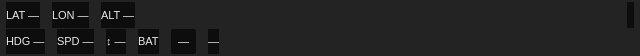
<?xml version="1.0" encoding="UTF-8"?>
<ui version="4.0">
 <class>TelemetryHud</class>
 <widget class="QWidget" name="TelemetryHud">
  <property name="geometry">
   <rect>
    <x>0</x>
    <y>0</y>
    <width>640</width>
    <height>56</height>
   </rect>
  </property>
  <property name="styleSheet">
   <string notr="true">QWidget { background-color: rgba(0, 0, 0, 160); color: #e8e8e8; }
QLabel { font-family: &quot;Consolas&quot;, &quot;Courier New&quot;, monospace; font-size: 11px; }
QLabel#staleBadge { color: #ff8080; font-weight: bold; }
QLabel#batteryChip { padding-left: 4px; padding-right: 4px; border-radius: 2px; }</string>
  </property>
  <layout class="QVBoxLayout" name="hudLayout">
   <property name="spacing">
    <number>1</number>
   </property>
   <property name="leftMargin">
    <number>6</number>
   </property>
   <property name="topMargin">
    <number>2</number>
   </property>
   <property name="rightMargin">
    <number>6</number>
   </property>
   <property name="bottomMargin">
    <number>2</number>
   </property>
   <item>
    <layout class="QHBoxLayout" name="row1Layout">
     <property name="spacing">
      <number>12</number>
     </property>
     <item>
      <widget class="QLabel" name="latLabel">
       <property name="text">
        <string>LAT —</string>
       </property>
      </widget>
     </item>
     <item>
      <widget class="QLabel" name="lonLabel">
       <property name="text">
        <string>LON —</string>
       </property>
      </widget>
     </item>
     <item>
      <widget class="QLabel" name="altLabel">
       <property name="text">
        <string>ALT —</string>
       </property>
      </widget>
     </item>
     <item>
      <spacer name="row1Spacer">
       <property name="orientation">
        <enum>Qt::Horizontal</enum>
       </property>
       <property name="sizeHint" stdset="0">
        <size>
         <width>20</width>
         <height>10</height>
        </size>
       </property>
      </spacer>
     </item>
     <item>
      <widget class="QLabel" name="staleBadge">
       <property name="text">
        <string/>
       </property>
      </widget>
     </item>
    </layout>
   </item>
   <item>
    <layout class="QHBoxLayout" name="row2Layout">
     <property name="spacing">
      <number>12</number>
     </property>
     <item>
      <widget class="QLabel" name="headingLabel">
       <property name="text">
        <string>HDG —</string>
       </property>
      </widget>
     </item>
     <item>
      <widget class="QLabel" name="speedLabel">
       <property name="text">
        <string>SPD —</string>
       </property>
      </widget>
     </item>
     <item>
      <widget class="QLabel" name="verticalSpeedLabel">
       <property name="text">
        <string>↕ —</string>
       </property>
      </widget>
     </item>
     <item>
      <widget class="QLabel" name="batteryLabel">
       <property name="text">
        <string>BAT</string>
       </property>
      </widget>
     </item>
     <item>
      <widget class="QLabel" name="batteryChip">
       <property name="text">
        <string>—</string>
       </property>
      </widget>
     </item>
     <item>
      <widget class="QLabel" name="flightModeLabel">
       <property name="text">
        <string>—</string>
       </property>
      </widget>
     </item>
     <item>
      <spacer name="row2Spacer">
       <property name="orientation">
        <enum>Qt::Horizontal</enum>
       </property>
       <property name="sizeHint" stdset="0">
        <size>
         <width>20</width>
         <height>10</height>
        </size>
       </property>
      </spacer>
     </item>
    </layout>
   </item>
  </layout>
 </widget>
 <resources/>
 <connections/>
</ui>
